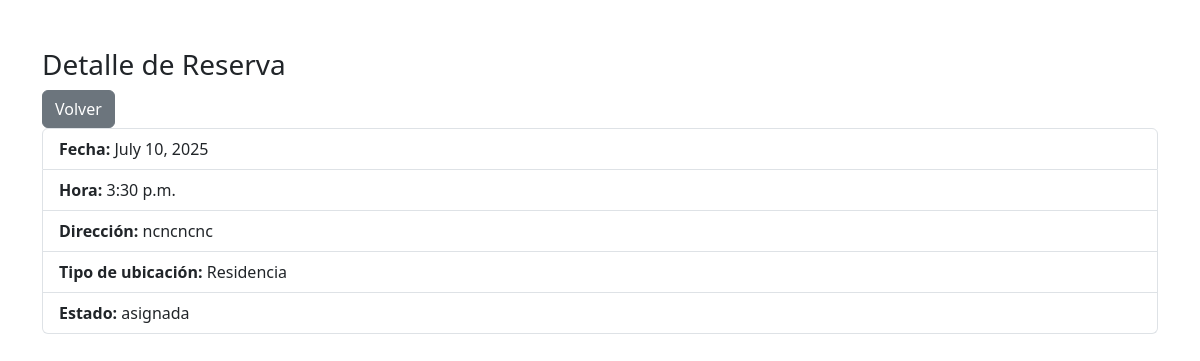
Page /detalle_reserva/10/?origen=horario_reservas on the earlier database version.
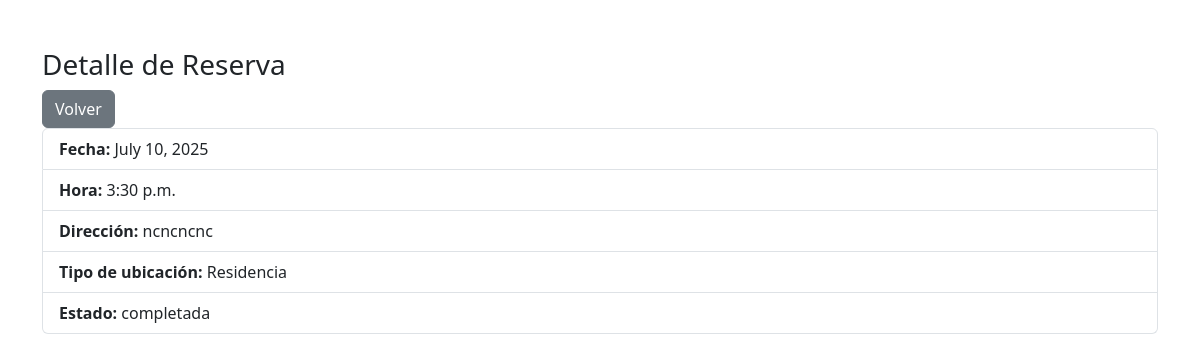
Same page on the later database version.
### app/models.py (models this page shows, shortened)
class Reserva(models.Model):
    TIPO_UBICACION_CHOICES = [
        ('oficina', 'Oficina'),
        ('residencia', 'Residencia'),
    ]
    fecha_reserva = models.DateField()
    hora_reserva = models.TimeField(default="08:00")
    direccion = models.CharField(max_length=250)
    tipo_ubicacion = models.CharField(
        max_length=20,
        choices=TIPO_UBICACION_CHOICES,
        default='residencia'
    )
    latitud = models.FloatField(null=True, blank=True)
    longitud = models.FloatField(null=True, blank=True)
    estado = models.CharField(max_length=10)
    usuario = models.ForeignKey(Usuario, on_delete=models.CASCADE)

### app/views.py (the view)
# urls.py: path('detalle_reserva/<int:reserva_id>/', views.detalle_reserva, name='detalle_reserva'),
def detalle_reserva(request, reserva_id):
    usuario_id = request.session.get('usuario_id')
    rol = request.session.get('usuario_rol')
    reserva = get_object_or_404(Reserva, id=reserva_id)
    origen = request.GET.get('origen')
    if rol == 'cliente' and reserva.usuario.id != usuario_id:
        return redirect('dashboard')
    if rol == 'personal':
        asignado = Asignacion.objects.filter(usuario_id=usuario_id, reserva_id=reserva.id).exists()
        if not asignado and origen != 'horario_reservas':
            return redirect('dashboard')
    if origen == 'horario_reservas':
        volver_url = reverse('horario_reservas')
    else:
        volver_url = reverse('ver_reservas')
    return render(request, 'detalle_reserva.html', {
        'reserva': reserva,
        'volver_url': volver_url
    })

### templates/detalle_reserva.html (shortened to what this page needs)
<!DOCTYPE html>
<html lang="es">
<head>
    <link href="https://cdn.jsdelivr.net/npm/bootstrap@5.3.3/dist/css/bootstrap.min.css" rel="stylesheet" />
</head>
<body>
<div class="container mt-5">
    <h3>Detalle de Reserva</h3>
    <a href="{{ volver_url }}" class="btn btn-secondary">Volver</a>
    <ul class="list-group">
        <li class="list-group-item"><strong>Fecha:</strong> {{ reserva.fecha_reserva }}</li>
        <li class="list-group-item"><strong>Hora:</strong> {{ reserva.hora_reserva }}</li>
        <li class="list-group-item"><strong>Dirección:</strong> {{ reserva.direccion }}</li>
        <li class="list-group-item"><strong>Tipo de ubicación:</strong> {{ reserva.get_tipo_ubicacion_display }}</li>
        <li class="list-group-item"><strong>Estado:</strong> {{ reserva.estado }}</li>
    </ul>
</div>
</body>
</html>

Differences in the rows shown:
changed Reserva "ncncncnc": estado "asignada" → "completada"
